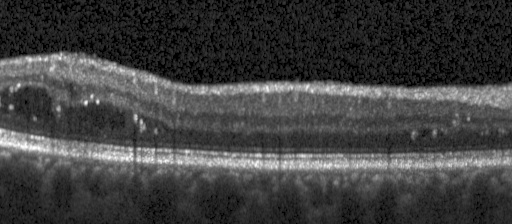
#> input picture data/duke_original/image/Subject_08_19.png, 512 x 224 px, found by its file name
$ python ground_truth_visualizer.py
#> lines starting #> are read from the running program, lines starting #| are printed output that depends on the picture
import matplotlib.pyplot as plt
import cv2

# Maskeyi yükle (grayscale olarak)
mask = cv2.imread('data/duke_original/lesion/Subject_08_19.png', cv2.IMREAD_GRAYSCALE)
#> mask is the input picture: shape (224, 512); min 0, max 255, mean 62.9

# Kontrastı artırmak için histogram eşitleme
enhanced = cv2.equalizeHist(mask)
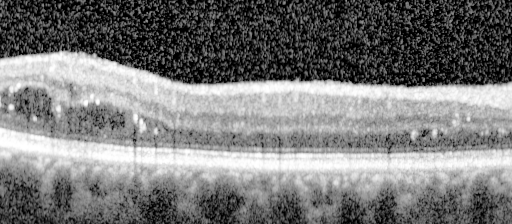
#> enhanced: shape (224, 512); min 0, max 255, mean 121.2

plt.figure(figsize=(10,4))
plt.subplot(1,2,1)
plt.title("Original Mask")
plt.imshow(mask, cmap='gray')
plt.subplot(1,2,2)
plt.title("Increased Contrast")
plt.imshow(enhanced, cmap='gray')
plt.show()
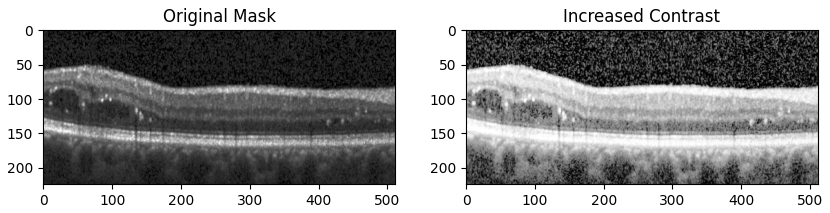
#> figure drawn by matplotlib, 2 panels

$ run again, with data/duke_original/image/Subject_01_16.png copied over data/duke_original/image/Subject_08_19.png
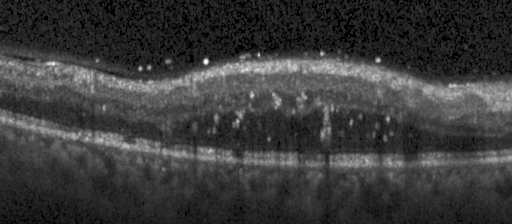
#> input picture data/duke_original/image/Subject_01_16.png, 512 x 224 px, found by its file name
#> mask is the input picture: shape (224, 512); min 0, max 255, mean 58.1
#> `enhanced = cv2.equalizeHist(mask)`:
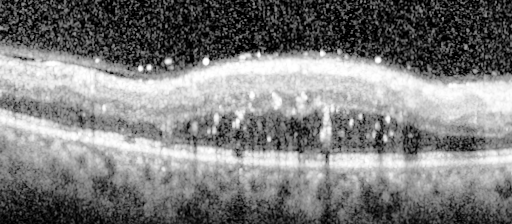
#> enhanced: shape (224, 512); min 0, max 255, mean 124.6
#> `plt.show()`:
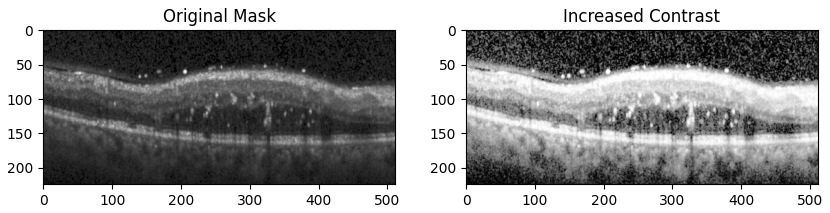
#> figure drawn by matplotlib, 2 panels

$ run again, with data/duke_original/image/Subject_01_21.png copied over data/duke_original/image/Subject_08_19.png
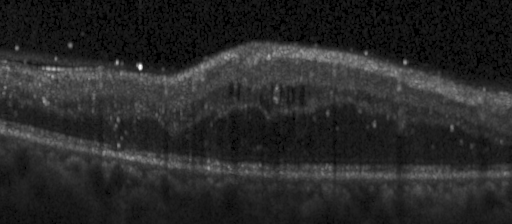
#> input picture data/duke_original/image/Subject_01_21.png, 512 x 224 px, found by its file name
#> mask is the input picture: shape (224, 512); min 0, max 255, mean 39.9
#> `enhanced = cv2.equalizeHist(mask)`:
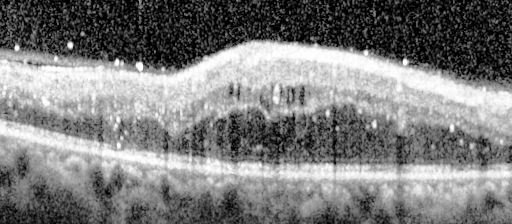
#> enhanced: shape (224, 512); min 0, max 255, mean 124.8
#> `plt.show()`:
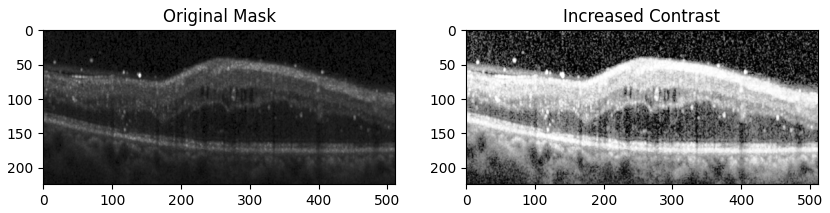
#> figure drawn by matplotlib, 2 panels

$ run again, with data/duke_original/image/Subject_01_26.png copied over data/duke_original/image/Subject_08_19.png
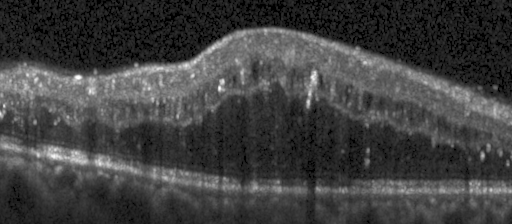
#> input picture data/duke_original/image/Subject_01_26.png, 512 x 224 px, found by its file name
#> mask is the input picture: shape (224, 512); min 0, max 255, mean 63.5
#> `enhanced = cv2.equalizeHist(mask)`:
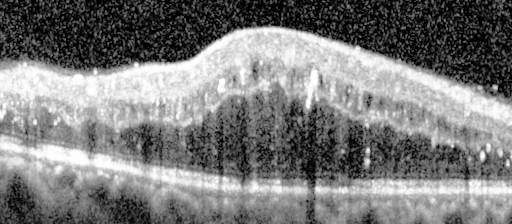
#> enhanced: shape (224, 512); min 0, max 255, mean 123.5
#> `plt.show()`:
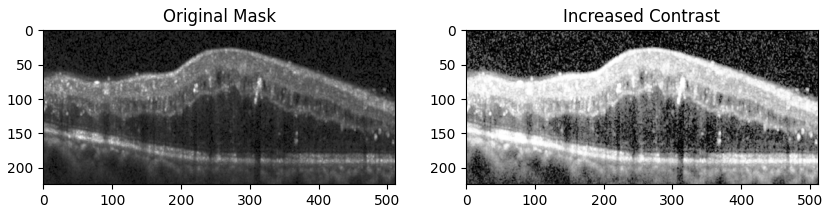
#> figure drawn by matplotlib, 2 panels
